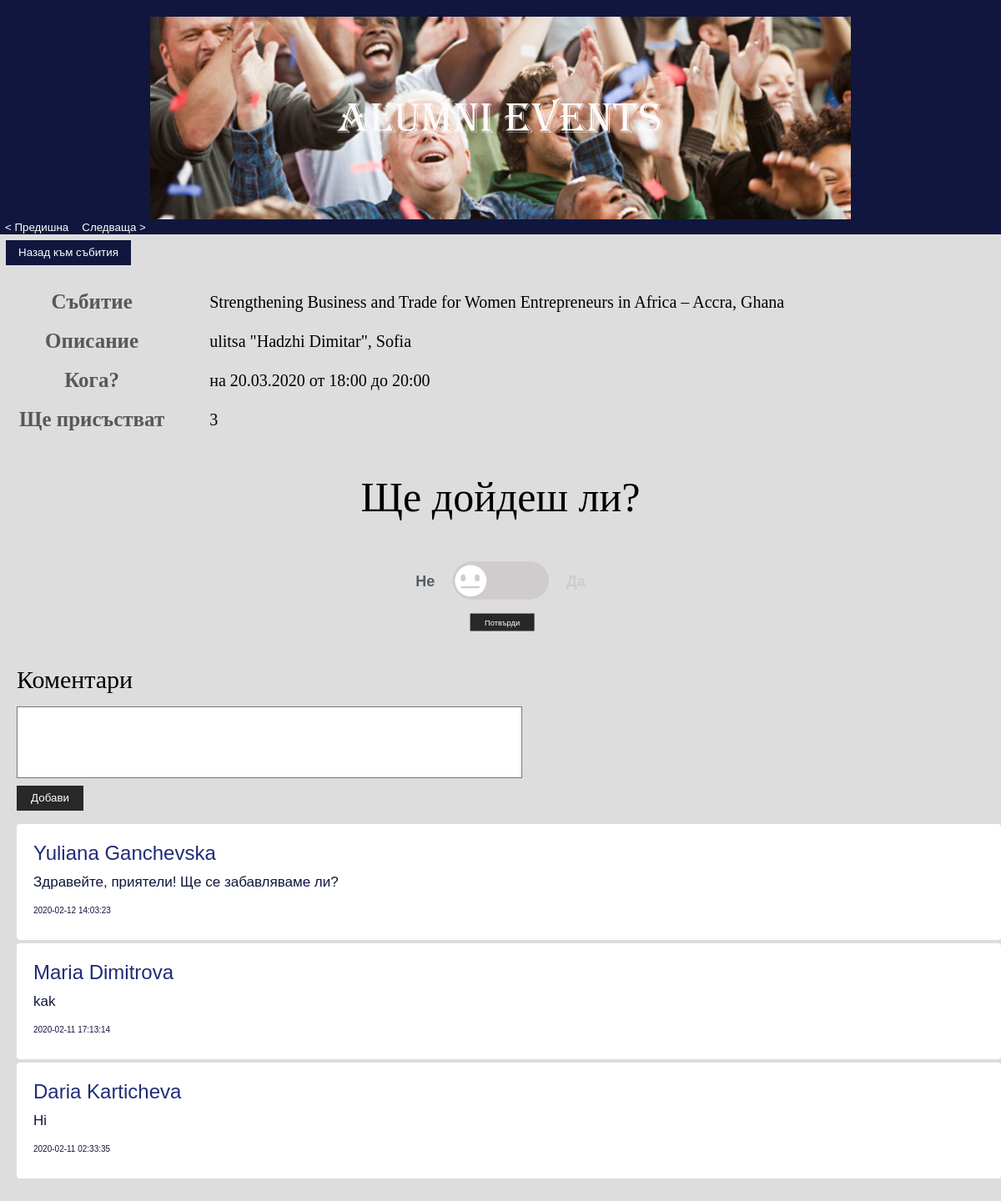
Page /eventPage.php?id=2 on the committed database.
### tables this page shows
CREATE TABLE `events` (
  `id` int(11) NOT NULL,
  `date` date NOT NULL,
  `start-time` time NOT NULL,
  `end-time` time NOT NULL,
  `name` varchar(99) NOT NULL,
  `description` varchar(200) DEFAULT NULL,
  `type` varchar(99) NOT NULL,
  `status` varchar(10) NOT NULL,
  `going` int(11) NOT NULL
);

CREATE TABLE `comments` (
  `event_id` int(11) NOT NULL,
  `comment` varchar(500) NOT NULL,
  `user` varchar(20) NOT NULL,
  `FN` int(11) NOT NULL,
  `date` datetime NOT NULL
);

### eventPage.php (the view, shortened to what this page needs)
<?php
	include 'comments.php';
	try {
		$connObj = new Connection();
		$conn = $connObj->getConnection();
	} catch (PDOException $e) {
		echo "Error: " . $e->getMessage();
	}
?>
<!DOCTYPE html>
<html>
<head>
	<link rel="stylesheet" href="css/style.css">
	<link rel="stylesheet" href="css/commentStyle.css">
	<link rel="stylesheet" href="css/goingButton.css">
</head>
<body onload="startTimer()">
	<div id="header" class="header">
		<img id="img" src="img/lights1.jpg"/>
		<button type="button" id="header-button" onclick="displayPreviousImage()">&lt; Предишнa</button>
		<button type="button" id="header-button" onclick="displayNextImage()">Следваща > </button><br>
	</div>
	<?php
	$id = $_GET['id'];
	$FN = $_GET['FN'];
	$sql = "SELECT `name` FROM `people` WHERE `FN` = '$FN'";
	$query = $conn->query($sql) or die("failed!");
	$row = $query->fetch(PDO::FETCH_ASSOC);
	$name = $row['name'];
	$sql = "SELECT * FROM `events` WHERE `id` = '$id'";
	$query = $conn->query($sql) or die("failed!");
	$row = $query->fetch(PDO::FETCH_ASSOC);
    $newDate = date("d.m.Y", strtotime($row['date']));
	$newStartTime = date("H:i", strtotime($row['start-time']));
	$newEndTime = date("H:i", strtotime($row['end-time']));
	echo "<form method='POST' action='events.php?FN=$FN'>
		<button type='submit' id='back-to-events-button'>Назад към събития</button>
	</form>";
	echo "<div class='event-table-wrap'>
			<table id='event-table' class='event-table'>
				<tr>
					<th>Събитие</th>
					<td>". $row['name'] ."</td>
				</tr>
				<tr>
					<th>Описание</th>
					<td>". $row['description'] ."</td>
				</tr>
				<tr>
					<th>Кога?</th>
					<td>на " . $newDate . " от " . $newStartTime . " до " . $newEndTime . "</td>
				</tr>
				<tr>
					<th>Ще присъстват</th>
					<td>". $row['going'] ."</td>
				</tr>
			</table>
		</div>";
	?>
	<p style="text-align: center; margin: 15px; margin-bottom: 5px; font-size: 50px;" >Ще дойдеш ли?</p><div style="text-align: center; color: #ddd; font-size: 20px;">с мен</div>
	<div class="normal-container">
	<div class="smile-rating-container">
		<div class="smile-rating-toggle-container">
			<form class="submit-rating" action="" method="post">
				<div class="radio-button">
					<label for="meh" class="rating-label rating-label-meh">Не</label>
					<div class="smile-rating-toggle"></div>
					<div class="rating-eye rating-eye-left"></div>
					<div class="rating-eye rating-eye-right"></div>
					<div class="mouth rating-eye-bad-mouth"></div>
						<div id="toggle-rating-pill" class="toggle-rating-pill"></div>
					<label for="fun" class="rating-label rating-label-fun">Да</label>
				</div><br>
				<div class="attendance-button-container">
					<button id="attendance-button" type="submit" name="attendance-button"/>Потвърди</button>
				</div>
			</form>
		</div>
	</div>
	</div>
	<div style="font-size: 30px; margin-left: 20px; margin-top: 10px;">Коментари</div>
	<?php
	echo "<form method='POST' action'". setComments($conn) ."'>
		<input type='hidden' name='event_id' value='$id'>
		<input type='hidden' name='user' value='$name'>
		<input type='hidden' name='FN' value='$FN'>
		<input type='hidden' name='date' value='".date('Y-m-d H:i:s')."'>
		<textarea name='comment'></textarea><br>
		<button type='submit' name='commentSubmit' id='submit-button'>Добави</button>
	</form>
	<script>
    if ( window.history.replaceState ) {
        window.history.replaceState( null, null, window.location.href );
    }
	</script>";
	getComments($conn, $id, $FN);
	?>
</body>
</html>

### comments.php (shortened to what this page needs)
<?php
function getComments($conn, $event_id, $FNsession) {
	$sql = "SELECT * FROM comments WHERE `event_id` = '$event_id' ORDER BY `date` DESC";
	$result = $conn->query($sql);
	while ($row = $result->fetch(PDO::FETCH_ASSOC)) {
		echo "<div id='comment-box' class='comment-box'><p> <font color='#283593' size='5px'><a class='link' href=profile.php?FNuser={$row['FN']}&FNsession={$FNsession}>" . $row['user'] . "</a></font><br><br>";
		echo nl2br($row['comment']) . "<br><br>";
		echo "<font size='1px'>" . $row['date'] . "</font><br></p></div>";
	}
}

### css/style.css (style rules this page uses)
#img { width: 70%; position: relative; padding-top: 20px; display: block; margin-left: auto; margin-right: auto; -webkit-transition: background-image 0.2s ease-in-out; transition: background-image 0.2s ease-in-out; }
#header { background-color: #10163d; }
#header-button { background-color: #10163d; color: #fff; border: none; }
body { margin: 0px; padding: 0 !important; margin-bottom: 50px; }

### css/commentStyle.css (style rules this page uses)
body { background-color: #ddd; }
textarea { width: 600px; height: 80px; background-color: #fff; resize: none; margin-top: 15px; margin-left: 20px; }
.event-table { display: table; margin-left: 20px; margin-top: 20px; margin-bottom: 20px; }
.event-table th { font-family: Decorative; color: #585858; font-size: 25px; }
.event-table td { margin-left: 50px; font-family: Decorative; font-size: 20px; overflow-wrap: break-word; word-wrap: break-word; hyphens: auto; }
.event-table tr td { display: block; margin-top: 10px; margin-bottom: 10px; }
.event-table-wrap { width: 100%; display:block; overflow: auto; position:relative; display: inline-block; }
#back-to-events-button { width: 150px; height: 30px; background-color: #10163d; border: none; color: #fff; font-family: arial; font-weight: 400; cursor: pointer; margin-top: 7px; margin-left: 7px; }
#submit-button { width: 80px; height: 30px; background-color: #282828; border: none; color: #fff; font-family: arial; font-weight: 400; cursor: pointer; margin-top: 5px; margin-bottom: 16px; margin-left: 20px; }
.comment-box { width: 95%; padding: 20px; padding-top: 10px; padding-bottom: 10px; margin-left: 20px; margin-bottom: 4px; background-color: #fff; border-radius: 4px; }
.comment-box p { font-family: arial; font-size: 17px; line-height: 16px; color: #10163d; overflow-wrap: break-word; word-wrap: break-word; hyphens: auto; }
.link { color: #202c79; text-decoration: none; }

### css/goingButton.css (style rules this page uses)
.normal-container { position: relative; height: 100%; width: 100%; -webkit-transform: scale(0.7); }
.radio-button { display: flex; align-items: center; justify-content: center; }
#attendance-button { margin: 0 auto; width: 110px; height: 30px; background-color: #282828; border: none; color: #fff; font-family: arial; font-weight: 400; cursor: pointer; margin-top: 5px; margin-bottom: 16px; margin-left: 20px; }
.attendance-button-container { margin: 0 auto; width: 144px; }
.smile-rating-container { position: relative; height: 10%; min-width: 220px; max-width: 520px; margin: auto; font-family: 'Roboto', sans-serif; top: 20%; }
.submit-rating { align-items: center; justify-content: center; }
.rating-label { position: relative; font-size: 1.6em; text-align: center; flex: 0.34; z-index: 3; font-weight: bold; cursor: pointer; color: #d0cccd; transition: 500ms; }
.rating-label-fun { left: -58px; text-align: right; }
.rating-label-meh { left: 58px; text-align: left; color: #222; }
.toggle-rating-pill { position: relative; height: 65px; width: 165px; background: #d0cccd; border-radius: 500px; transition: all 500ms; }
.smile-rating-toggle { position: absolute; width: 54px; height: 54px; background-color: white; left: 182px; border-radius: 500px; transition: all 500ms; z-index: 4; }
.rating-eye { position: absolute; height: 12px; width: 8px; top: 22px; background: #d0cccd; border-radius: 500px; z-index: 5; transition: all 440ms; animation: blink-eye 3s infinite; }
.rating-eye-left { left: 192px; }
.rating-eye-right { left: 216px; }
.mouth { position: absolute; width: 28px; height: 20px; z-index: 6; border: 4px solid #d0cccd; border-radius: 10%; border-bottom-color: rgba(1, 1, 1, 0); border-right-color: rgba(1, 1, 1, 0); border-left-color: rgba(1, 1, 1, 0); top: 42px; left: 190px; transition: all 500ms; }
#meh:checked ~ .rating-label-meh { color: #555e63; }

### rows in the picture
events: name "Strengthening Business and Trade for Women Entrepreneurs in Africa – Accra, Ghana", description "ulitsa \"Hadzhi Dimitar\", Sofia", date "20.03.2020", value "18:00", value "20:00", going "3"
comments: user "Yuliana Ganchevska", comment "Здравейте, приятели! Ще се забавляваме ли?", date "2020-02-12 14:03:23"
comments: user "Maria Dimitrova", comment "kak", date "2020-02-11 17:13:14"
comments: user "Daria Karticheva", comment "Hi", date "2020-02-11 02:33:35"
